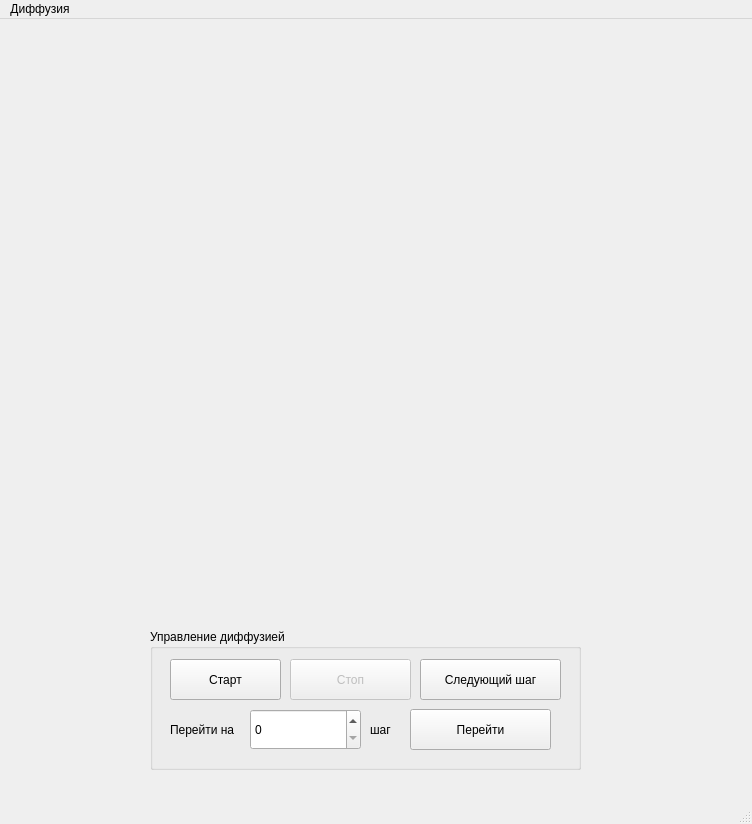
<?xml version="1.0" encoding="UTF-8"?>
<ui version="4.0">
 <class>simulation_diffusion_mainwindow</class>
 <widget class="QMainWindow" name="simulation_diffusion_mainwindow">
  <property name="geometry">
   <rect>
    <x>0</x>
    <y>0</y>
    <width>752</width>
    <height>824</height>
   </rect>
  </property>
  <property name="windowTitle">
   <string>Моделирование диффузии</string>
  </property>
  <property name="windowIcon">
   <iconset>
    <normaloff>triangle.png</normaloff>triangle.png</iconset>
  </property>
  <widget class="QWidget" name="simulation_diffusion_centralwidget">
   <widget class="QGroupBox" name="simulation_diffusion_groupbox">
    <property name="geometry">
     <rect>
      <x>150</x>
      <y>610</y>
      <width>431</width>
      <height>141</height>
     </rect>
    </property>
    <property name="title">
     <string>Управление диффузией</string>
    </property>
    <widget class="QPushButton" name="next_step_button">
     <property name="geometry">
      <rect>
       <x>270</x>
       <y>30</y>
       <width>141</width>
       <height>41</height>
      </rect>
     </property>
     <property name="statusTip">
      <string>Перейти на следующий шаг</string>
     </property>
     <property name="text">
      <string>Следующий шаг</string>
     </property>
     <property name="shortcut">
      <string>Right</string>
     </property>
    </widget>
    <widget class="QPushButton" name="start_pause_button">
     <property name="geometry">
      <rect>
       <x>20</x>
       <y>30</y>
       <width>111</width>
       <height>41</height>
      </rect>
     </property>
     <property name="statusTip">
      <string>Запустить моделирование диффузии</string>
     </property>
     <property name="text">
      <string>Старт</string>
     </property>
     <property name="shortcut">
      <string>Ctrl+P</string>
     </property>
    </widget>
    <widget class="QPushButton" name="stop_button">
     <property name="enabled">
      <bool>false</bool>
     </property>
     <property name="geometry">
      <rect>
       <x>140</x>
       <y>30</y>
       <width>121</width>
       <height>41</height>
      </rect>
     </property>
     <property name="text">
      <string>Стоп</string>
     </property>
     <property name="shortcut">
      <string>Esc</string>
     </property>
    </widget>
    <widget class="QLabel" name="go_to_step_label">
     <property name="geometry">
      <rect>
       <x>20</x>
       <y>80</y>
       <width>81</width>
       <height>41</height>
      </rect>
     </property>
     <property name="text">
      <string>Перейти на</string>
     </property>
    </widget>
    <widget class="QSpinBox" name="go_to_step_spinbox">
     <property name="geometry">
      <rect>
       <x>100</x>
       <y>80</y>
       <width>111</width>
       <height>41</height>
      </rect>
     </property>
     <property name="maximum">
      <number>999999999</number>
     </property>
    </widget>
    <widget class="QLabel" name="go_to_step_label_2">
     <property name="geometry">
      <rect>
       <x>220</x>
       <y>80</y>
       <width>31</width>
       <height>41</height>
      </rect>
     </property>
     <property name="text">
      <string>шаг</string>
     </property>
    </widget>
    <widget class="QPushButton" name="go_to_step_button">
     <property name="geometry">
      <rect>
       <x>260</x>
       <y>80</y>
       <width>141</width>
       <height>41</height>
      </rect>
     </property>
     <property name="statusTip">
      <string>Перейти на указанный шаг</string>
     </property>
     <property name="text">
      <string>Перейти</string>
     </property>
     <property name="shortcut">
      <string>Right</string>
     </property>
    </widget>
   </widget>
  </widget>
  <widget class="QMenuBar" name="simulation_diffusion_menubar">
   <property name="geometry">
    <rect>
     <x>0</x>
     <y>0</y>
     <width>752</width>
     <height>26</height>
    </rect>
   </property>
   <widget class="QMenu" name="diffusion_menu">
    <property name="title">
     <string>Диффузия</string>
    </property>
    <addaction name="change_contamination_triangles_action"/>
    <addaction name="change_pure_triangles_action"/>
    <addaction name="change_edges_color_action"/>
    <addaction name="separator"/>
    <addaction name="show_parameters_diffusion_action"/>
   </widget>
   <addaction name="diffusion_menu"/>
  </widget>
  <widget class="QStatusBar" name="simulation_diffusion_statusbar"/>
  <action name="show_parameters_diffusion_action">
   <property name="text">
    <string>Параметры диффузии</string>
   </property>
   <property name="statusTip">
    <string>Показать параметры диффузии</string>
   </property>
  </action>
  <action name="change_edges_color_action">
   <property name="text">
    <string>Изменить цвет ребер</string>
   </property>
  </action>
  <action name="change_pure_triangles_action">
   <property name="text">
    <string>Изменить цвет чистых треугольников</string>
   </property>
  </action>
  <action name="change_contamination_triangles_action">
   <property name="text">
    <string>Изменить цвет загрязненных треугольников</string>
   </property>
  </action>
 </widget>
 <resources/>
 <connections/>
</ui>
